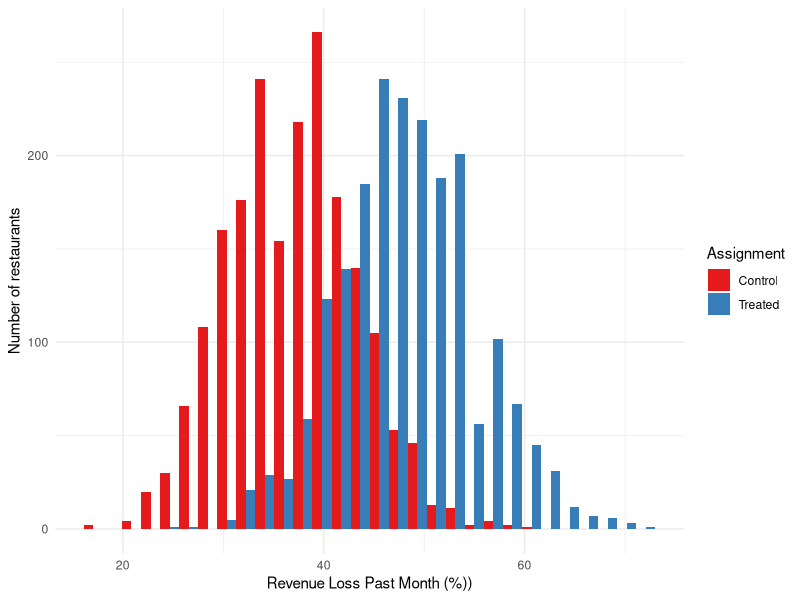
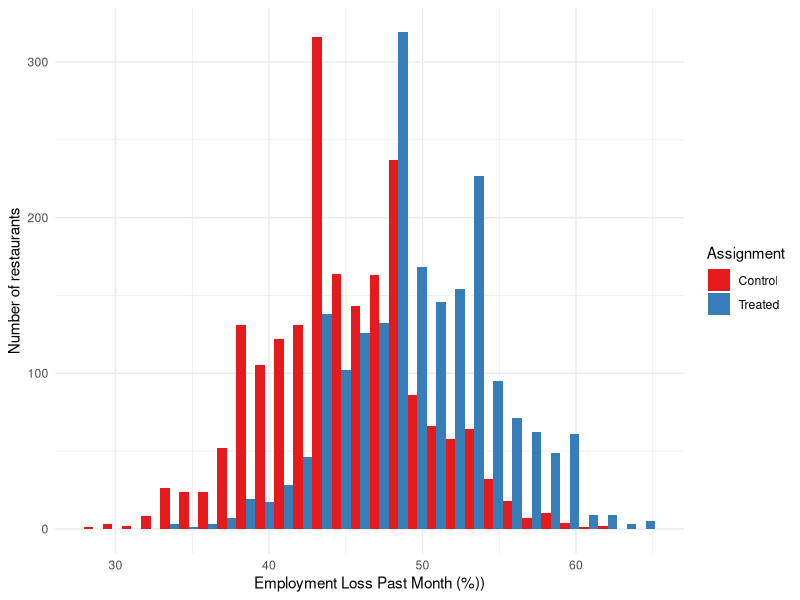
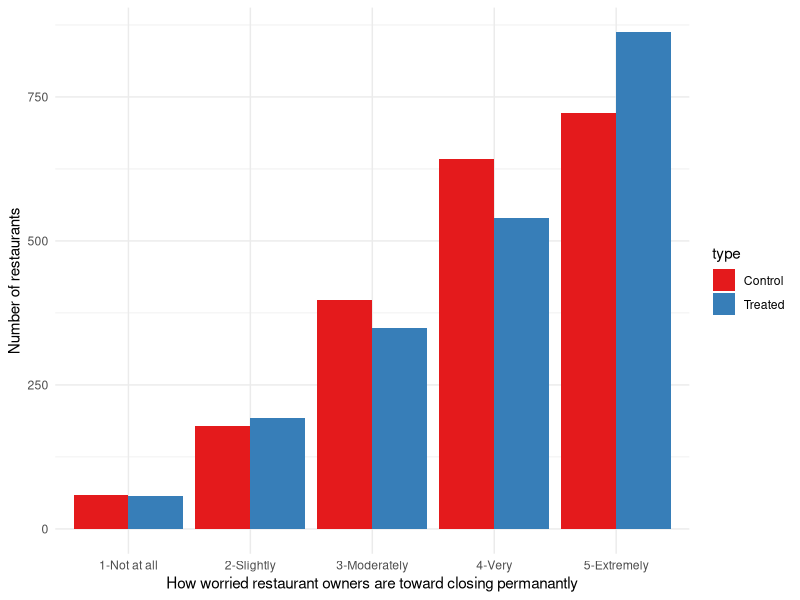
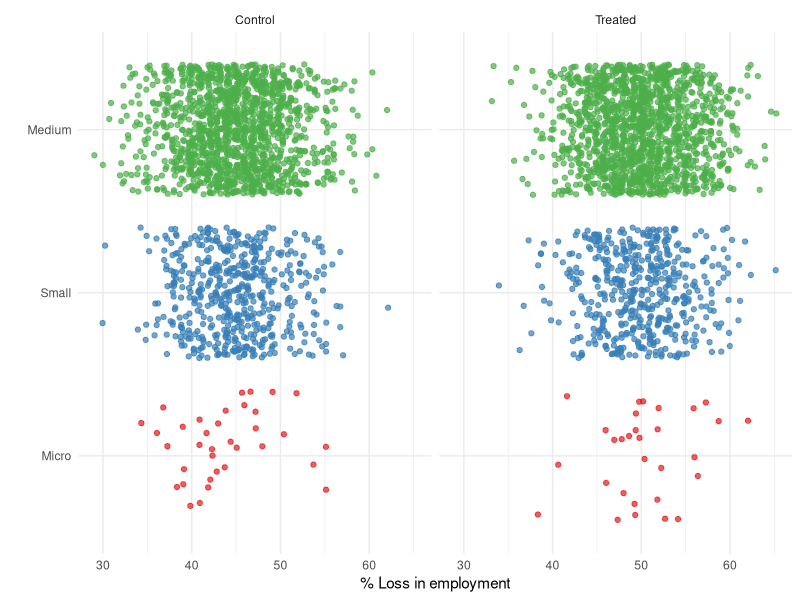
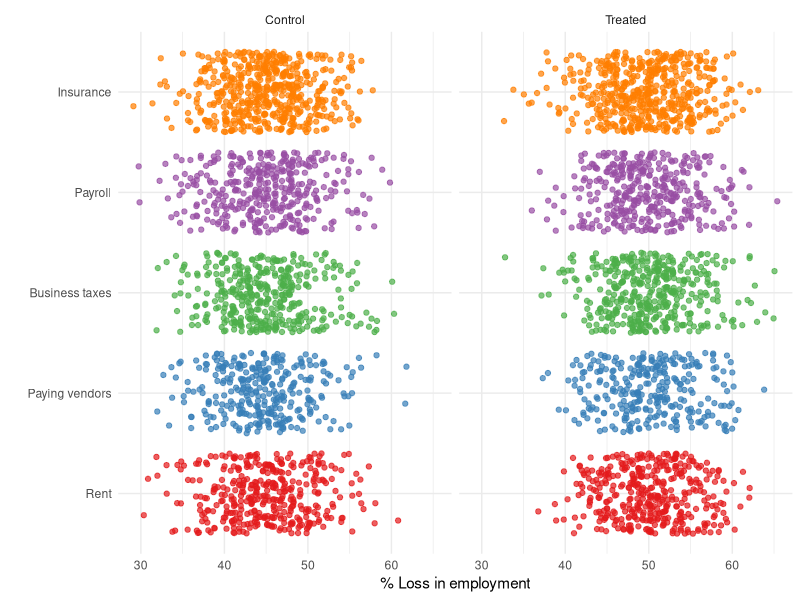
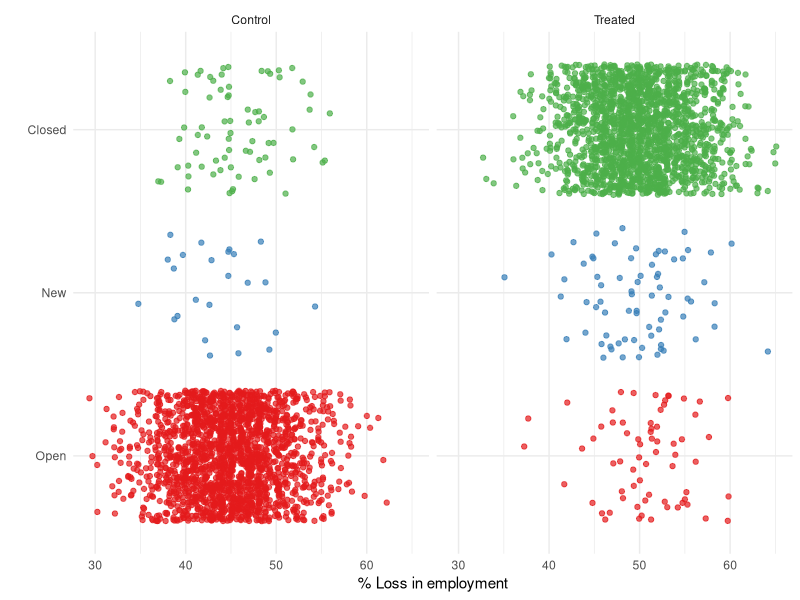
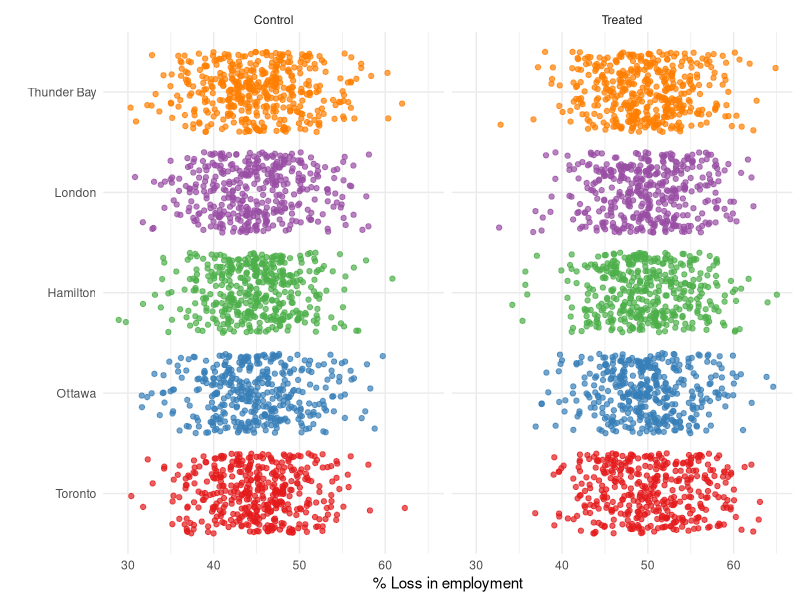
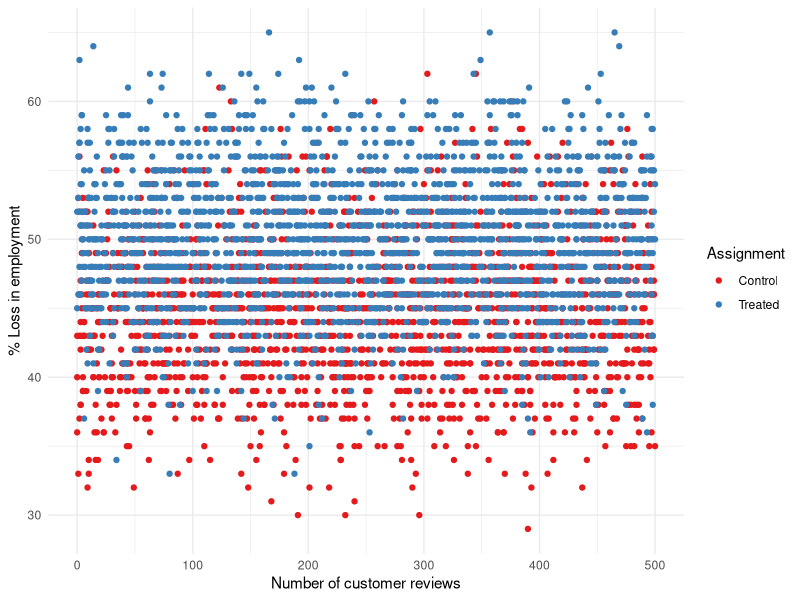

Here is the R script that generated these plots, in order:
## ---- chunk 1
knitr::opts_chunk$set(echo = TRUE)

#############################TESTING
#### Workspace setup ####
library(tidyverse)
library(tibble)
library(ggplot2)

# Load dataset
simulated_dataset <- readr::read_csv("../../inputs/simulated_dataset.csv")

## ---- chunk 2
#Describe Q1
simulated_dataset %>% 
  ggplot(aes(x = Q1, fill = type)) +
  geom_histogram(position="dodge") +
  theme_minimal() +
  labs(x = "Revenue Loss Past Month (%))",
       y = "Number of restaurants",
       fill = "Assignment") +
  scale_fill_brewer(palette = "Set1")

## ---- chunk 3
#Describe Q2
simulated_dataset %>% 
  ggplot(aes(x = Q2, fill = type)) +
  geom_histogram(position="dodge") +
  theme_minimal() +
  labs(x = "Employment Loss Past Month (%))",
       y = "Number of restaurants",
       fill = "Assignment") +
  scale_fill_brewer(palette = "Set1")

## ---- chunk 4
#Describe Q3
simulated_dataset %>% 
  ggplot(aes(x = Q3, fill=type)) +
  geom_bar(position = 'dodge') +
  labs(x = "How worried restaurant owners are toward closing permanantly",
       y = "Number of restaurants") +
  theme_minimal() +
  scale_fill_brewer(palette = "Set1")
## ---- chunk 5

################################# COMPARE LAYOFFS(Q2) AGAINST DIFFERENT FACTORS
############# numerical vs. categorical variables 
#2v4
simulated_dataset %>% 
ggplot( 
       aes(y = factor(Q4,
                      labels = c("Micro",
                                 "Small",
                                 "Medium")), 
           x = Q2, 
           color = Q4)) +
  geom_jitter(alpha = 0.7,
              size = 1.5) + 
  labs(x = "% Loss in employment",
       y = "") +
  facet_wrap(vars(type)) +
  scale_color_brewer(palette = "Set1")+
  theme_minimal() +
  theme(legend.position = "none")

## ---- chunk 6

################################# COMPARE LAYOFFS(Q2) AGAINST DIFFERENT FACTORS
############# numerical vs. categorical variables 
#2v5
simulated_dataset %>% 
ggplot( 
       aes(y = factor(Q5,
                      labels = c("Rent",
                                "Paying vendors",
                                "Business taxes",
                                "Payroll",
                                "Insurance")), 
           x = Q2, 
           color = Q5)) +
  geom_jitter(alpha = 0.7,
              size = 1.5) + 
  labs(x = "% Loss in employment",
       y = "") +
  facet_wrap(vars(type)) +
  scale_color_brewer(palette = "Set1")+
  theme_minimal() +
  theme(legend.position = "none")

## ---- chunk 7

################################# COMPARE LAYOFFS(Q2) AGAINST DIFFERENT FACTORS
############# numerical vs. categorical variables 
#2v6
simulated_dataset %>% 
ggplot( 
       aes(y = factor(Q6,
                      labels = c("Open",
                                 "New",
                                 "Closed")), 
           x = Q2, 
           color = Q6)) +
  geom_jitter(alpha = 0.7,
              size = 1.5) + 
  labs(x = "% Loss in employment",
       y = "") +
  facet_wrap(vars(type)) +
  scale_color_brewer(palette = "Set1")+
  theme_minimal() +
  theme(legend.position = "none")

## ---- chunk 8

################################# COMPARE LAYOFFS(Q2) AGAINST DIFFERENT FACTORS
############# numerical vs. categorical variables 
   
#2v10
simulated_dataset %>% 
ggplot( 
       aes(y = factor(Q10,
                      labels = c("Toronto",
                                  "Ottawa",
                                  "Hamilton",
                                  "London",
                                  "Thunder Bay"
                                  )), 
           x = Q2, 
           color = Q10)) +
  geom_jitter(alpha = 0.7,
              size = 1.5) + 
  labs(x = "% Loss in employment",
       y = "") +
  facet_wrap(vars(type)) +
  scale_color_brewer(palette = "Set1")+
  theme_minimal() +
  theme(legend.position = "none")

## ---- chunk 9

################################# COMPARE LAYOFFS(Q2) AGAINST DIFFERENT FACTORS
################################## numerical vs. numerical
# 2v7
simulated_dataset %>% 
  ggplot(aes(x = Q7, y = Q2, color = type)) +
  geom_point() +
  theme_minimal() +
  labs(x = "Number of customer reviews",
       y = "% Loss in employment",
       color = "Assignment") +
  scale_color_brewer(palette = "Set1")
## ---- chunk 10

################################# COMPARE LAYOFFS(Q2) AGAINST DIFFERENT FACTORS
############# numerical vs. numerical variables 
# 2v8
simulated_dataset %>% 
  ggplot(aes(x = Q8, y = Q2, color = type)) +
  geom_point() +
  theme_minimal() +
  labs(x = "Yelp star rating",
       y = "% Loss in employment",
       color = "Assignment") +
  scale_color_brewer(palette = "Set1")
## ---- chunk 11

################################# COMPARE LAYOFFS(Q2) AGAINST DIFFERENT FACTORS
############# numerical vs. numerical variables 
# 2v9
simulated_dataset %>% 
  ggplot(aes(x = Q9, y = Q2, color = type)) +
  geom_point() +
  theme_minimal() +
  labs(x = "Yelp price point",
       y = "% Loss in employment",
       color = "Assignment") +
  scale_color_brewer(palette = "Set1")
## ---- chunk 12

################################# COMPARE WORRINESS(Q3) AGAINST DIFFERENT FACTORS
################################## categorical vs. categorical
# 3v4
simulated_dataset %>% 
  ggplot(aes(x = Q3, 
             fill = Q4)) + 
  geom_bar(position = "fill") +
  labs(x="How worried restaurant owners are toward closing permanantly",y = "porportion")+
  theme_minimal() +
  facet_wrap(vars(type)) +
  scale_color_brewer(palette = "Set1")
## ---- chunk 13

################################# COMPARE WORRINESS(Q3) AGAINST DIFFERENT FACTORS
################################## categorical vs. categorical
# 3v5
simulated_dataset %>% 
  ggplot(aes(x = Q3, 
             fill = Q5)) + 
  geom_bar(position = "fill") +
  labs(x="How worried restaurant owners are toward closing permanantly",y = "porportion")+
  theme_minimal() +
  facet_wrap(vars(type)) +
  scale_color_brewer(palette = "Set1")
## ---- chunk 14

################################# COMPARE WORRINESS(Q3) AGAINST DIFFERENT FACTORS
################################## categorical vs. categorical
# 3v6
simulated_dataset %>% 
  ggplot(aes(x = Q3, 
             fill = Q6)) + 
  geom_bar(position = "fill") +
  labs(x="How worried restaurant owners are toward closing permanantly",y = "porportion")+
  theme_minimal() +
  facet_wrap(vars(type)) +
  scale_color_brewer(palette = "Set1")
## ---- chunk 15

################################# COMPARE WORRINESS(Q3) AGAINST DIFFERENT FACTORS
################################## categorical vs. categorical
# 3v10
simulated_dataset %>% 
  ggplot(aes(x = Q3, 
             fill = Q10)) + 
  geom_bar(position = "fill") +
  labs(x="How worried restaurant owners are toward closing permanantly",y = "porportion")+
  theme_minimal() +
  facet_wrap(vars(type)) +
  scale_color_brewer(palette = "Set1")
## ---- chunk 16

################################# COMPARE Q3 AGAINST DIFFERENT FACTORS
############# numerical vs. categorical variables 

#3v7
simulated_dataset %>% 
ggplot( 
       aes(y = factor(Q3,
                      labels = c(      "5-Extremely",
      "4-Very",
      "3-Moderately",
      "2-Slightly",
      "1-Not at all")), 
           x = Q7, 
           color = Q3)) +
  geom_jitter(alpha = 0.7,
              size = 1.5) + 
  labs(y = "How worried restaurant owners are toward closing permanantly",
       x = "Number of customer reviews") +
  facet_wrap(vars(type)) +
  scale_color_brewer(palette = "Set1")+
  theme_minimal() +
  theme(legend.position = "none")
## ---- chunk 17

################################# COMPARE Q3 AGAINST DIFFERENT FACTORS
############# numerical vs. categorical variables 

#3v8
simulated_dataset %>% 
ggplot( 
       aes(y = factor(Q3,
                      labels = c(      "5-Extremely",
      "4-Very",
      "3-Moderately",
      "2-Slightly",
      "1-Not at all")), 
           x = Q8, 
           color = Q3)) +
  geom_jitter(alpha = 0.7,
              size = 1.5) + 
  labs(y = "How worried restaurant owners are toward closing permanantly",
       x = "Yelp star rating") +
  facet_wrap(vars(type)) +
  scale_color_brewer(palette = "Set1")+
  theme_minimal() +
  theme(legend.position = "none")
## ---- chunk 18

################################# COMPARE Q3 AGAINST DIFFERENT FACTORS
############# numerical vs. categorical variables 

#3v9
simulated_dataset %>% 
ggplot( 
       aes(y = factor(Q3,
                      labels = c(      "5-Extremely",
      "4-Very",
      "3-Moderately",
      "2-Slightly",
      "1-Not at all")), 
           x = Q9, 
           color = Q3)) +
  geom_jitter(alpha = 0.7,
              size = 1.5) + 
  labs(y = "How worried restaurant owners are toward closing permanantly",
       x = "Price point") +
  facet_wrap(vars(type)) +
  scale_color_brewer(palette = "Set1")+
  theme_minimal() +
  theme(legend.position = "none")


